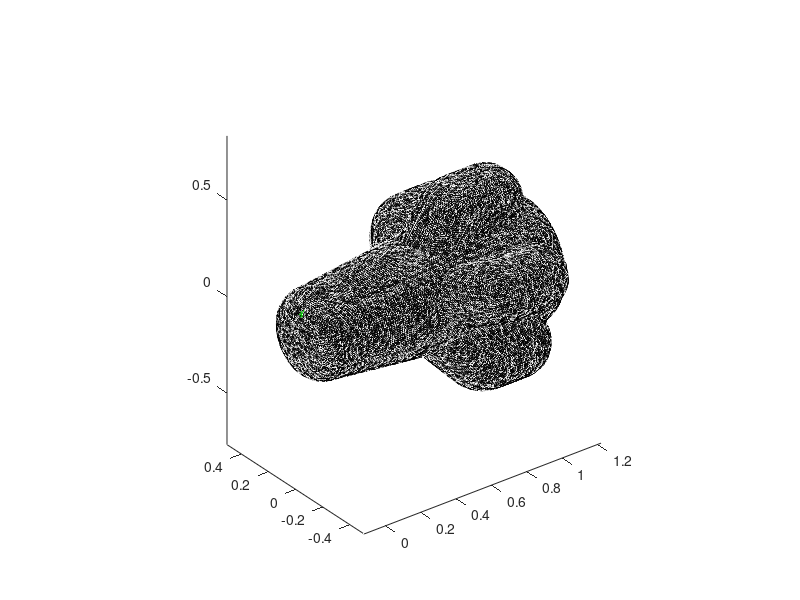

MATLAB code for this plot: (Note: this script raises an error after producing the figure.)
clc; clear; close all

% mesh
tri = importdata('tri.dat');
xyz = importdata('xyz.dat');
idstyp = importdata('idstyp.dat');

xyzs = importdata('xyz_smooth.dat');

% xyz = importdata('xyz_smooth.dat');
% idstyp = importdata('idstyp_smooth.dat');

% vertex displacement
dxyz = importdata('debug_dxyz.dat');




figure('units','normalized','position',[.15 .15 .7 .7]);
hold on

trisurf(tri, xyz(:,1), xyz(:,2), xyz(:,3), ...
    'facecolor', 'w', 'specularstrength', 0, 'edgecolor', 'k');

% quiver3(xyz(:,1), xyz(:,2), xyz(:,3), ...
%     dxyz(:,1), dxyz(:,2), dxyz(:,3), ...
%     0, 'color', 'r', 'maxheadsize', 1);

% l = 4243;
% l = 19408;
l = 4274;
plot3( xyz(l,1), xyz(l,2), xyz(l,3), 'g*');%'r*' );
quiver3(xyz(l,1), xyz(l,2), xyz(l,3), ...
    dxyz(l,1), dxyz(l,2), dxyz(l,3), ...
    0, 'color', 'r', 'maxheadsize', 1);
% k = 4261;
% k = [19409, 4261];
k = [1936, 4261];
% plot3( xyz(k,1), xyz(k,2), xyz(k,3), 'g*' ); 

axis image vis3d
view(3)
camproj('persp');
if 1
    [azl,ell] = deal( 120, 60 );
    [xl,yl,zl] = sph2cart( pi()*azl/180, pi()*ell/180, 10 );
    light( 'style', 'infinite', 'position', [xl,yl,zl] );
    light( 'style', 'infinite', 'position', [-xl,-yl,-0.5*zl], 'color', 0.7*[1,1,1] );
end


idstyp(l,:)
idstyp(k,:)


norm( xyz(l,:) - xyzs(l,:) )